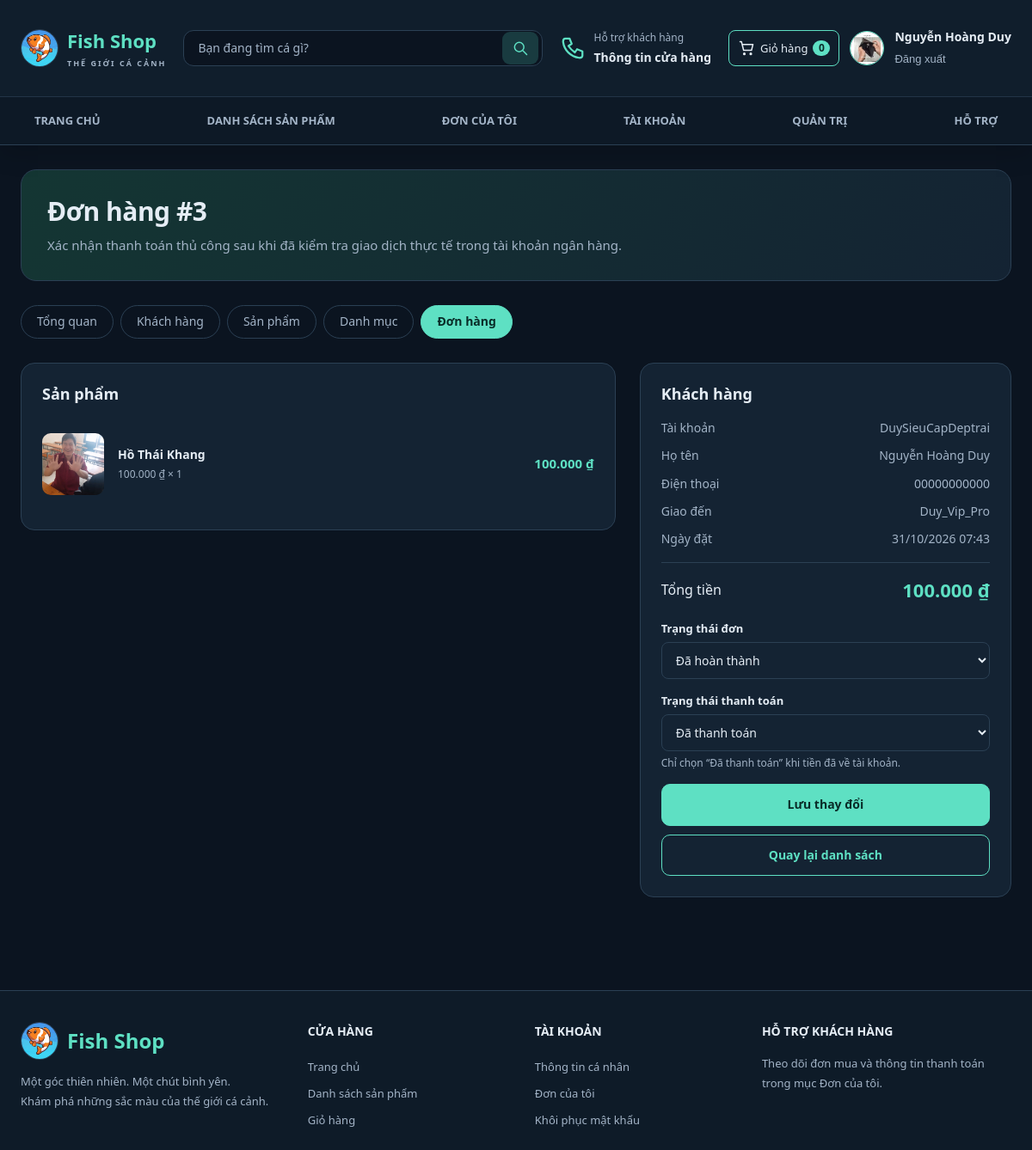
The app's page /admin/orders.php?id=3 (signed in) with its own data.
### tables this page shows
CREATE TABLE `users` (
  `id` int(10) UNSIGNED NOT NULL,
  `username` varchar(50) NOT NULL,
  `password` varchar(255) NOT NULL COMMENT 'Chuỗi băm từ password_hash()',
  `fullname` varchar(100) NOT NULL,
  `email` varchar(254) DEFAULT NULL,
  `security_question` varchar(40) DEFAULT NULL,
  `security_answer_hash` varchar(255) DEFAULT NULL,
  `phone` varchar(20) NOT NULL,
  `address` varchar(255) NOT NULL DEFAULT '',
  `avatar` varchar(255) DEFAULT NULL,
  `role` enum('customer','admin') NOT NULL DEFAULT 'customer',
  `account_status` enum('active','locked') NOT NULL DEFAULT 'active',
  `locked_reason` varchar(64) DEFAULT NULL,
  `locked_note` text DEFAULT NULL,
  `locked_at` datetime DEFAULT NULL,
  `locked_by_admin_id` int(10) UNSIGNED DEFAULT NULL,
  `created_at` timestamp NOT NULL DEFAULT current_timestamp()
);

CREATE TABLE `orders` (
  `id` int(10) UNSIGNED NOT NULL,
  `user_id` int(10) UNSIGNED NOT NULL,
  `total` decimal(14,0) NOT NULL,
  `shipping_address` varchar(255) NOT NULL,
  `phone` varchar(20) NOT NULL,
  `created_at` timestamp NOT NULL DEFAULT current_timestamp(),
  `status` enum('pending','confirmed','shipping','completed','cancelled') NOT NULL DEFAULT 'pending',
  `payment_status` enum('unpaid','pending_verification','paid','rejected') NOT NULL DEFAULT 'unpaid'
);

CREATE TABLE `order_items` (
  `id` int(10) UNSIGNED NOT NULL,
  `order_id` int(10) UNSIGNED NOT NULL,
  `product_id` int(10) UNSIGNED NOT NULL,
  `quantity` int(10) UNSIGNED NOT NULL,
  `price` decimal(12,0) NOT NULL
);

CREATE TABLE `products` (
  `id` int(10) UNSIGNED NOT NULL,
  `name` varchar(150) NOT NULL,
  `price` decimal(12,0) NOT NULL,
  `image` varchar(255) DEFAULT NULL,
  `description` text DEFAULT NULL,
  `category_id` int(10) UNSIGNED NOT NULL,
  `stock` int(10) UNSIGNED NOT NULL DEFAULT 0,
  `status` enum('active','inactive') NOT NULL DEFAULT 'active',
  `created_at` timestamp NOT NULL DEFAULT current_timestamp(),
  `updated_at` timestamp NOT NULL DEFAULT current_timestamp() ON UPDATE current_timestamp()
);

### includes/functions.php (called while the page is built, shortened)
<?php
function e($s): string { return htmlspecialchars((string)$s, ENT_QUOTES, 'UTF-8'); }
function money($v): string { return number_format((float)$v, 0, ',', '.') . ' ₫'; }
function url(string $path = ''): string { return BASE_URL . ltrim($path, '/'); }
function file_url(?string $rel, string $fallback = 'assets/images/no-image.svg'): string {
    $rel = (string)$rel;
    if ($rel !== '' && strpos($rel, '..') === false && is_file(__DIR__ . '/../' . $rel)) return url($rel);
    return url($fallback);
}
function cart_count(int $userId): int {
    $st = db()->prepare('SELECT COALESCE(SUM(ci.quantity),0) FROM cart c JOIN cart_items ci ON ci.cart_id = c.id WHERE c.user_id = ?');
    $st->execute([$userId]);
    return (int)$st->fetchColumn();
}

### config/database.php (called while the page is built, shortened)
<?php
function db(): PDO
{
    static $pdo = null;
    if ($pdo === null) {
        try {
            $pdo = new PDO(
                'mysql:host=' . DB_HOST . ';dbname=' . DB_NAME . ';charset=utf8mb4',
                DB_USER,
                DB_PASS,
                [
                    PDO::ATTR_ERRMODE => PDO::ERRMODE_EXCEPTION,
                    PDO::ATTR_DEFAULT_FETCH_MODE => PDO::FETCH_ASSOC,
                    PDO::ATTR_EMULATE_PREPARES => false,
                ]
            );
        } catch (PDOException $e) {
            http_response_code(500);
            exit('Không kết nối được MySQL. Hãy bật MySQL trong XAMPP, nhập file database/WebBanCa.sql và kiểm tra config/database.php.');
        }
    }
    return $pdo;
}

### includes/auth.php (called while the page is built, shortened)
<?php
require_once __DIR__ . '/../config/database.php';
require_once __DIR__ . '/functions.php';
function current_user(): ?array {
    static $user = false;
    if ($user === false) {
        $user = null;
        if (!empty($_SESSION['user_id'])) {
            $st = db()->prepare(
                'SELECT id, username, fullname, phone, address, avatar, role, account_status FROM users WHERE id = ?'
            );
            $st->execute([(int)$_SESSION['user_id']]);
            $user = $st->fetch() ?: null;
        }
    }
    return $user;
}
function requireLogin(): array {
    $u = current_user();
    return $u;
}
function requireAdmin(): array {
    $u = requireLogin();
    return $u;
}

### admin/orders.php (the view, shortened to what this page needs)
<?php
require_once __DIR__ . '/../includes/auth.php';
requireAdmin();
$detailId = (int)($_GET['id'] ?? 0);
$order = null; $items = [];
if ($detailId > 0) {
    $st = db()->prepare('SELECT o.*, u.username, u.fullname FROM orders o JOIN users u ON u.id = o.user_id WHERE o.id = ?');
    $st->execute([$detailId]);
    $order = $st->fetch();
    $st = db()->prepare('SELECT oi.quantity, oi.price, p.name, p.image FROM order_items oi JOIN products p ON p.id = oi.product_id WHERE oi.order_id = ? ORDER BY oi.id');
    $st->execute([$detailId]);
    $items = $st->fetchAll();
}
include __DIR__ . '/../includes/header.php';
?>
<section class="page-intro"><h1><?= $order ? 'Đơn hàng #' . (int)$order['id'] : 'Đơn hàng' ?></h1><p>Xác nhận thanh toán thủ công sau khi đã kiểm tra giao dịch thực tế trong tài khoản ngân hàng.</p></section>
<?php include __DIR__ . '/../includes/admin_nav.php'; ?>
<?php if ($order): ?>
<div class="cart">
  <section class="card">
    <h2>Sản phẩm</h2>
    <?php foreach ($items as $it): ?>
      <div class="row">
        <div class="im"><img src="<?= e(file_url($it['image'])) ?>" alt=""></div>
        <div><b><?= e($it['name']) ?></b><div class="rt"><?= money($it['price']) ?> × <?= (int)$it['quantity'] ?></div></div>
        <div class="line-price"><?= money((float)$it['price'] * (int)$it['quantity']) ?></div>
      </div>
    <?php endforeach; ?>
  </section>
  <aside class="order-summary">
    <h2>Khách hàng</h2>
    <div class="sum"><span>Tài khoản</span><span><?= e($order['username']) ?></span></div>
    <div class="sum"><span>Họ tên</span><span><?= e($order['fullname']) ?></span></div>
    <div class="sum"><span>Điện thoại</span><span><?= e($order['phone']) ?></span></div>
    <div class="sum"><span>Giao đến</span><span style="text-align:right;white-space:normal"><?= e($order['shipping_address']) ?></span></div>
    <div class="sum"><span>Ngày đặt</span><span><?= e(date('d/m/Y H:i', strtotime($order['created_at']))) ?></span></div>
    <div class="sum t"><span>Tổng tiền</span><span><?= money($order['total']) ?></span></div>
    <form method="post" data-confirm="Lưu thay đổi trạng thái đơn hàng?">
      <div class="field"><label for="status">Trạng thái đơn</label>
        <select id="status" name="status"><?php foreach (ORDER_STATUS as $k => $v): ?><option value="<?= $k ?>" <?= $order['status'] === $k ? 'selected' : '' ?>><?= e($v) ?></option><?php endforeach; ?></select></div>
      <div class="field"><label for="payment_status">Trạng thái thanh toán</label>
        <select id="payment_status" name="payment_status"><?php foreach (PAYMENT_STATUS as $k => $v): ?><option value="<?= $k ?>" <?= $order['payment_status'] === $k ? 'selected' : '' ?>><?= e($v) ?></option><?php endforeach; ?></select>
        <small>Chỉ chọn “Đã thanh toán” khi tiền đã về tài khoản.</small></div>
      <button class="btn block" type="submit">Lưu thay đổi</button>
    </form>
    <a class="btn ghost block" style="margin-top:10px" href="<?= url('admin/orders.php') ?>">Quay lại danh sách</a>
  </aside>
</div>
<?php else: ?>
<?php if (!$orders): ?>
  <div class="empty"><h2>Không có đơn hàng</h2><p>Chưa có đơn nào khớp bộ lọc.</p></div>
<?php endif; endif; ?>
<?php include __DIR__ . '/../includes/footer.php'; ?>

### includes/navbar.php (shortened to what this page needs)
<?php
$u = current_user();
$searchText = $_GET['q'] ?? '';
$currentPage = basename($_SERVER['SCRIPT_NAME']);
?>
<header class="top">
  <div class="wrap bar">
    <a class="logo" href="<?= url('index.php') ?>"><img class="brand-avatar" src="<?= url('assets/images/fish-shop-logo.jpg') ?>" alt="" width="44" height="44"><span>Fish Shop<small>THẾ GIỚI CÁ CẢNH</small></span></a>
    <form class="header-search" action="<?= url('index.php') ?>" method="get" role="search">
      <input class="search" type="search" name="q" value="<?= e($searchText) ?>" placeholder="Bạn đang tìm cá gì?" aria-label="Tìm sản phẩm">
      <button type="submit" aria-label="Tìm kiếm"><svg viewBox="0 0 24 24" aria-hidden="true"><circle cx="10.5" cy="10.5" r="6.5"/><path d="m16 16 5 5"/></svg></button>
    </form>
    <a class="header-support" href="#ho-tro"><svg viewBox="0 0 24 24" aria-hidden="true"><path d="M5 3h4l2 5-3 2c2 3 3 4 6 6l2-3 5 2v4c0 2-2 2-3 2C10 20 4 14 3 6c0-1 0-3 2-3Z"/></svg><span>Hỗ trợ khách hàng<strong>Thông tin cửa hàng</strong></span></a>
    <div class="header-actions">
      <a class="header-action" data-nav="cart" href="<?= url('cart.php') ?>"><svg viewBox="0 0 24 24" aria-hidden="true"><path d="M3 3h2l3 12h11l2-8H6"/><circle cx="9" cy="20" r="1"/><circle cx="18" cy="20" r="1"/></svg><span>Giỏ hàng</span><b id="cart-badge" class="badge-n"><?= $u ? cart_count((int)$u['id']) : 0 ?></b></a>
      <?php if ($u): ?>
        <a class="account-avatar" href="<?= url('profile.php') ?>" aria-label="Thông tin tài khoản">
          <img src="<?= e(file_url($u['avatar'] ?? null, 'assets/images/avatar-default.svg')) ?>" alt="Ảnh đại diện của <?= e($u['fullname']) ?>" width="40" height="40">
        </a>
      <?php endif; ?>
      <div class="account-links">
      <?php if ($u): ?>
        <a href="<?= url('profile.php') ?>"><?= e($u['fullname']) ?></a>
        <form action="<?= url('logout.php') ?>" method="post"><?= csrf_field() ?><button class="link-btn" type="submit">Đăng xuất</button></form>
      <?php else: ?>
        <a href="<?= url('login.php') ?>">Đăng nhập</a><a href="<?= url('register.php') ?>">Đăng ký tài khoản</a>
      <?php endif; ?>
      </div>
    </div>
  </div>
  <div class="navigation"><div class="wrap">
    <nav id="nav-main" class="main-nav" aria-label="Điều hướng chính">
      <a class="<?= $currentPage === 'index.php' ? 'on' : '' ?>" href="<?= url('index.php') ?>">Trang chủ</a>
      <a href="<?= url('index.php#san-pham') ?>">Danh sách sản phẩm</a>
      <a class="<?= $currentPage === 'purchase_history.php' ? 'on' : '' ?>" href="<?= url('purchase_history.php') ?>">Đơn của tôi</a>
      <a class="<?= $currentPage === 'profile.php' ? 'on' : '' ?>" href="<?= url('profile.php') ?>">Tài khoản</a>
      <?php if ($u && $u['role'] === 'admin'): ?><a href="<?= url('admin/index.php') ?>">Quản trị</a><?php endif; ?>
      <a href="#ho-tro">Hỗ trợ</a>
    </nav>
  </div></div>
</header>

### assets/css/style.css (style rules this page uses)
:root { --bg:#0b1420; --card:#101c2b; --line:#1f3347; --ink:#e8f1f5; --mute:#8fa3b3; --teal:#5ee0c3; --r:14px; --danger:#ff8b91; --warn:#ffc857; --pink:#ff7496; }
* { box-sizing:border-box; margin:0; padding:0; }
html { scroll-behavior:smooth; }
body { background:var(--bg); color:var(--ink); font-family:"Segoe UI",Roboto,Arial,sans-serif; font-size:15px; line-height:1.6; min-height:100vh; display:flex; flex-direction:column; }
img { max-width:100%; display:block; }
a { color:inherit; text-decoration:none; }
h1,h2,h3 { line-height:1.3; }
.wrap { width:100%; max-width:1160px; margin:0 auto; padding:0 20px; }
.bar { display:flex; align-items:center; gap:20px; min-height:64px; }
.badge-n { min-width:20px; padding:0 6px; border-radius:20px; background:var(--teal); color:#092c28; font-size:12px; font-weight:700; text-align:center; }
.btn { display:inline-flex; align-items:center; justify-content:center; gap:6px; padding:11px 20px; border:1px solid var(--teal); border-radius:10px; background:var(--teal); color:#092c28; font:inherit; font-size:14px; font-weight:600; cursor:pointer; transition:transform .15s, background .15s, color .15s; }
.btn.ghost { background:transparent; color:var(--teal); }
.btn.block { width:100%; }
.in, input[type=text], input[type=email], input[type=password], input[type=search], input[type=number], input[type=file], select, textarea { background:var(--card); color:var(--ink); border:1px solid var(--line); border-radius:8px; padding:10px 12px; font:inherit; font-size:14px; max-width:100%; }
input::placeholder, textarea::placeholder { color:#5d7385; }
.field { margin-bottom:16px; }
.field label { display:block; margin-bottom:6px; font-size:13px; font-weight:600; }
.field input:not([type=checkbox]), .field select, .field textarea { width:100%; }
.field small, .hint { display:block; margin-top:5px; color:var(--mute); font-size:12px; }
.page-intro { margin:28px 0; padding:28px 30px; border:1px solid var(--line); border-radius:18px; background:linear-gradient(120deg,#143633,#142333); }
.page-intro h1 { font-size:30px; letter-spacing:-.5px; margin-bottom:8px; }
.page-intro p { color:var(--mute); line-height:1.7; }
.card { background:var(--card); border:1px solid var(--line); border-radius:16px; padding:24px; }
.cart { display:grid; grid-template-columns:minmax(0,1.6fr) minmax(0,1fr); gap:28px; align-items:start; margin:28px 0 48px; }
.cart h2 { font-size:18px; margin-bottom:18px; }
.row { display:grid; grid-template-columns:72px minmax(0,1fr) auto; gap:10px 16px; padding:16px 0; border-top:1px solid var(--line); align-items:center; }
.row:first-of-type { border-top:0; }
.row .im { width:72px; height:72px; border-radius:10px; overflow:hidden; background:var(--bg); }
.row .im img { width:100%; height:100%; object-fit:cover; }
.row b { display:block; font-size:14px; }
.row .rt { font-size:12px; color:var(--mute); margin-top:4px; }
.row .line-price { font-weight:700; color:var(--teal); white-space:nowrap; text-align:right; }
.link-btn { background:none; border:0; color:var(--mute); cursor:pointer; font-size:13px; }
.order-summary { background:var(--card); border:1px solid var(--line); border-radius:16px; padding:24px; position:sticky; top:84px; }
.sum { display:flex; justify-content:space-between; gap:16px; font-size:14px; color:var(--mute); margin-bottom:12px; }
.sum.t { border-top:1px solid var(--line); padding-top:16px; margin:16px 0 20px; color:var(--ink); font-size:16px; align-items:center; }
.sum.t > :last-child { color:var(--teal); font-size:22px; font-weight:700; }

### records on screen
users: avatar (picture), fullname "Nguyễn Hoàng Duy"
orders: id "3", user.username "DuySieuCapDeptrai", user.fullname "Nguyễn Hoàng Duy", phone "00000000000", shipping_address "Duy_Vip_Pro", created_at "31/10/2026 07:43", total "100.000 ₫", status "Đã hoàn thành", payment_status "Đã thanh toán"
order_items: product.image (picture), product.name "Hồ Thái Khang", price "100.000 ₫", quantity "1", money((float)$it['price'] * (int)$it['quantity']) "100.000 ₫"

### other values on screen
cart_count((int)$u['id']) "0"
$label "Tổng quan"
$label "Khách hàng"
$label "Sản phẩm"
$label "Danh mục"
$label "Đơn hàng"
